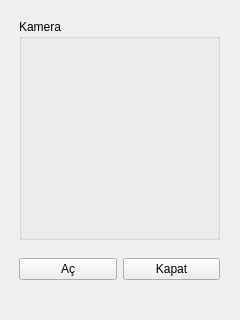
<?xml version="1.0" encoding="UTF-8"?>
<ui version="4.0">
 <class>Form</class>
 <widget class="QWidget" name="Form">
  <property name="geometry">
   <rect>
    <x>0</x>
    <y>0</y>
    <width>240</width>
    <height>320</height>
   </rect>
  </property>
  <property name="windowTitle">
   <string>Yüz Tanıma</string>
  </property>
  <widget class="QWidget" name="horizontalLayoutWidget">
   <property name="geometry">
    <rect>
     <x>19</x>
     <y>249</y>
     <width>201</width>
     <height>41</height>
    </rect>
   </property>
   <layout class="QHBoxLayout" name="horizontalLayout">
    <item>
     <widget class="QPushButton" name="btOpen">
      <property name="text">
       <string>Aç</string>
      </property>
     </widget>
    </item>
    <item>
     <widget class="QPushButton" name="btClose">
      <property name="text">
       <string>Kapat</string>
      </property>
     </widget>
    </item>
   </layout>
  </widget>
  <widget class="QGroupBox" name="groupBox">
   <property name="geometry">
    <rect>
     <x>19</x>
     <y>19</y>
     <width>201</width>
     <height>221</height>
    </rect>
   </property>
   <property name="title">
    <string>Kamera</string>
   </property>
  </widget>
 </widget>
 <resources/>
 <connections/>
</ui>
